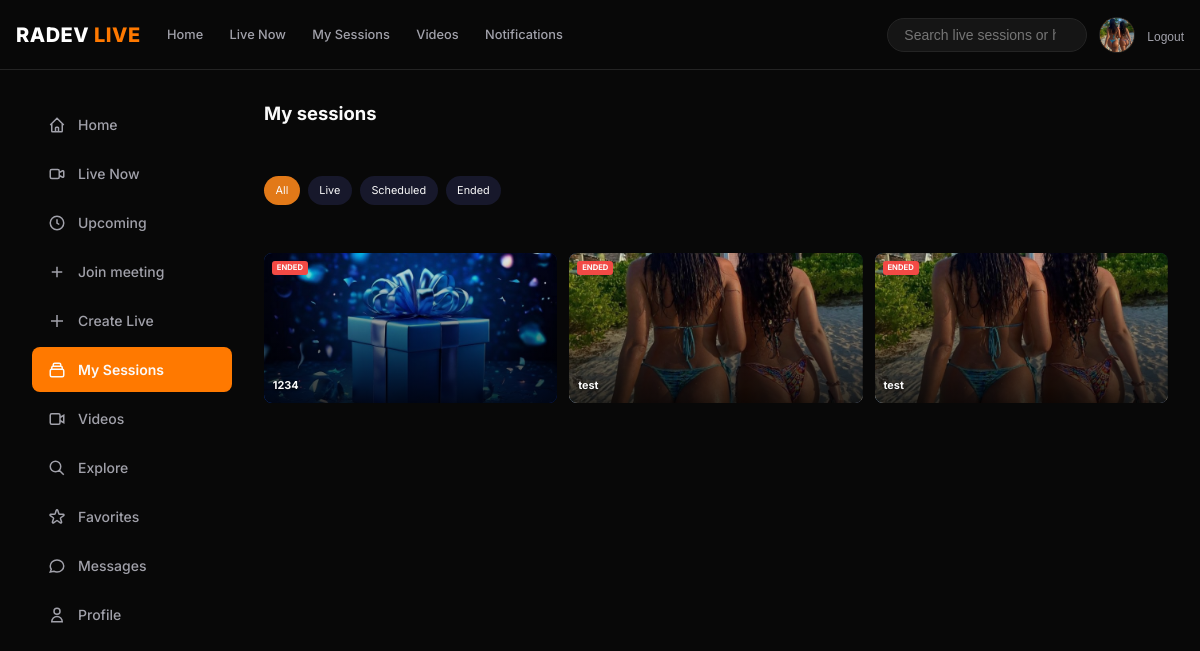
/streams/my-sessions/ (signed in), run on an earlier commit of the app's database.
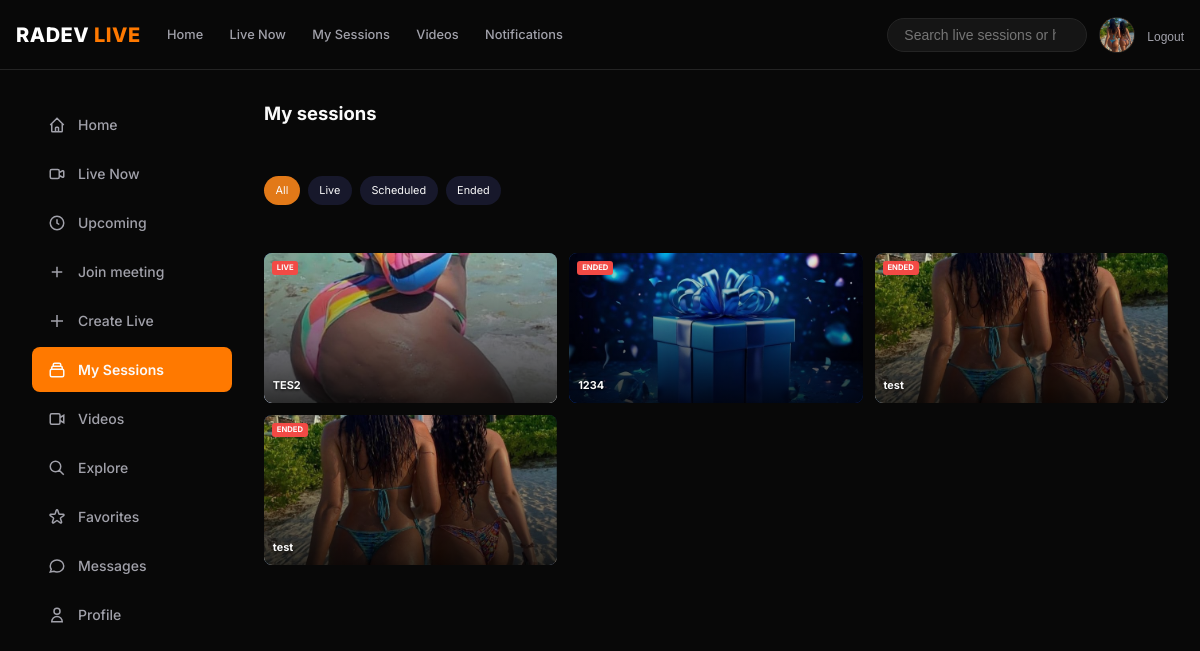
And on a later commit of the database.
### accounts/models.py (models this page shows, shortened)
class UserProfile(models.Model):
    user = models.OneToOneField(
        User,
        on_delete=models.CASCADE,
        related_name='profile'
    )
    full_name = models.CharField(max_length=150, blank=True)
    username = models.SlugField(max_length=150, unique=True, blank=True)
    bio = models.TextField(max_length=500, blank=True)
    avatar = models.ImageField(
        upload_to='profiles/',
        blank=True,
        null=True
    )
    is_host = models.BooleanField(default=False)
    is_verified = models.BooleanField(default=False)
    created_at = models.DateTimeField(auto_now_add=True)

### streaming/models.py (models this page shows, shortened)
class LiveSession(models.Model):
    CATEGORY_CHOICES = [
        ("education", "Education"),
        ("business", "Business"),
        ("entertainment", "Entertainment"),
        ("gaming", "Gaming"),
        ("technology", "Technology"),
        ("music", "Music"),
        ("fitness", "Fitness"),
        ("cooking", "Cooking"),
    ]
    VISIBILITY_CHOICES = [
        ("public", "Public"),
        ("private", "Private"),
    ]
    STATUS_CHOICES = [
        ("scheduled", "Not started"),
        ("live", "Live"),
        ("ended", "Ended"),
    ]
    PREVIEW_STATUS_CHOICES = [
        ("none", "No preview"),
        ("recording", "Recording"),
        ("processing", "Processing"),
        ("ready", "Ready"),
        ("failed", "Failed"),
        ("deleted", "Deleted"),
    ]
    host = models.ForeignKey(
        settings.AUTH_USER_MODEL,
        on_delete=models.CASCADE,
        related_name="hosted_sessions",
    )
    title = models.CharField(max_length=150)
    description = models.TextField(blank=True)
    category = models.CharField(
        max_length=20,
        choices=CATEGORY_CHOICES,
        default="education",
    )
    room_name = models.UUIDField(
        default=uuid.uuid4,
        unique=True,
        editable=False,
    )
    visibility = models.CharField(
        max_length=10,
        choices=VISIBILITY_CHOICES,
        default="public",
    )
    status = models.CharField(
        max_length=15,
        choices=STATUS_CHOICES,
        default="scheduled",
    )
    is_locked = models.BooleanField(default=False)
    chat_enabled = models.BooleanField(default=True)
    scheduled_at = models.DateTimeField(null=True, blank=True)
    participant_limit = models.PositiveIntegerField(default=50)
    thumbnail = models.ImageField(
        upload_to="stream_thumbnails/",
        null=True,
        blank=True,
    )
    preview_status = models.CharField(
        max_length=12,
        choices=PREVIEW_STATUS_CHOICES,
        default="none",
    )
    preview_egress_id = models.CharField(max_length=100, blank=True)
    preview_object_key = models.CharField(max_length=500, blank=True)
    host_recording_consented_at = models.DateTimeField(null=True, blank=True)
    created_at = models.DateTimeField(auto_now_add=True)
    started_at = models.DateTimeField(null=True, blank=True)
    ended_at = models.DateTimeField(null=True, blank=True)
    class Meta:
        ordering = ["-created_at"]

### streaming/views.py (the view)
# urls.py: path("my-sessions/", views.my_sessions, name="my_sessions"),
@login_required
def my_sessions(request):
    sessions = LiveSession.objects.filter(host=request.user)
    status = request.GET.get("status", "")
    valid_statuses = {choice[0] for choice in LiveSession.STATUS_CHOICES}
    if status in valid_statuses:
        sessions = sessions.filter(status=status)
    sessions = sessions.order_by("-created_at")
    return render(
        request,
        "streaming/my_sessions.html",
        {"sessions": sessions, "status": status},
    )

### templates/streaming/my_sessions.html (shortened to what this page needs)
{% extends "base_app.html" %}
{% block body_class %}my-sessions-view{% endblock %}
{% block content %}
<h1 class="page-title">My sessions</h1>
<div class="tabs"><a class="{% if not status %}active{% endif %}" href="{% url 'my_sessions' %}">All</a><a class="" href="?status=live">Live</a><a class="" href="?status=scheduled">Scheduled</a><a class="" href="?status=ended">Ended</a></div>
<div class="grid">
{% for session in sessions %}<a class="card" href="{% url 'session_detail' session.room_name %}" aria-label="Open {{ session.title }}">{% if session.thumbnail %}<img class="card-thumbnail" src="{{ session.thumbnail.url }}" alt="" loading="lazy">{% endif %}<span class="tag">{% if session.preview_status == "ready" %}REPLAY{% else %}{{ session.get_status_display|upper }}{% endif %}</span><span class="card-title">{{ session.title }}</span></a>{% empty %}<p class="text-muted">No sessions in this view.</p>{% endfor %}
</div>
{% endblock %}

### templates/base_app.html (shortened to what this page needs)
{% load static %}
<!DOCTYPE html>
<html lang="en">
<head>
</head>
<body class="{% block body_class %}{% endblock %}">
    <header class="topbar">
        <div class="topbar-left">
            <a href="{% url 'core:dashboard' %}" class="brand-logo">RADEV <span>LIVE</span></a>
            <nav class="nav-links">
                <a href="{% url 'core:dashboard' %}" class="{% if request.resolver_match.url_name == 'dashboard' %}active{% endif %}">Home</a>
                <a href="{% url 'explore_sessions' %}">Live Now</a>
                <a href="{% url 'my_sessions' %}">My Sessions</a>
                <a href="{% url 'video_library' %}" class="{% if request.resolver_match.url_name == 'video_library' or request.resolver_match.url_name == 'video_detail' %}active{% endif %}">Videos</a>
                <a href="{% url 'notifications' %}">Notifications</a>
            </nav>
        </div>
        <div class="topbar-right">
            <form action="{% url 'explore_sessions' %}" method="get" style="margin:0">
                <input type="search" name="q" value="{{ query }}" class="search-bar" placeholder="Search live sessions or hosts...">
            </form>
            {% if user.is_authenticated %}
            <a class="avatar" href="{% url 'profile' %}" title="{{ request.user.first_name|default:request.user.get_username }}" aria-label="Open profile">
                {% if request.user.profile.avatar %}<img src="{{ request.user.profile.avatar.url }}" alt="">{% else %}{{ request.user.first_name|default:request.user.get_username|first|upper }}{% endif %}
            </a>
            <form method="post" action="{% url 'account_logout' %}" style="margin: 0;">
                <button type="submit" style="background: none; border: none; color: var(--text-muted); cursor: pointer; font-size: 0.75rem;">Logout</button>
            </form>
            {% else %}
            <a href="{% url 'account_login' %}" style="font-size:.75rem;color:var(--text-muted)">Log in</a>
            {% endif %}
        </div>
    </header>
    <div class="page-container">
        <aside class="sidebar">
            <a href="{% url 'core:dashboard' %}" class="sidebar-item mobile-nav-item mobile-home {% if request.resolver_match.url_name == 'dashboard' %}active{% endif %}">
                <svg width="18" height="18" fill="none" stroke="currentColor" stroke-width="2" viewBox="0 0 24 24"><path d="M3 12l2-2m0 0l7-7 7 7M5 10v10a1 1 0 001 1h3m10-11l2 2m-2-2v10a1 1 0 01-1 1h-3m-6 0a1 1 0 001-1v-4a1 1 0 011-1h2a1 1 0 011 1v4a1 1 0 001 1m-6 0h6"/></svg>
                Home
            </a>
            <a href="{% url 'explore_sessions' %}" class="sidebar-item {% if request.resolver_match.url_name == 'explore_sessions' %}active{% endif %}">
                <svg width="18" height="18" fill="none" stroke="currentColor" stroke-width="2" viewBox="0 0 24 24"><path d="M15 10l4.553-2.276A1 1 0 0121 8.618v6.764a1 1 0 01-1.447.894L15 14M5 18h8a2 2 0 002-2V8a2 2 0 00-2-2H5a2 2 0 00-2 2v8a2 2 0 002 2z"/></svg>
                Live Now
            </a>
            <a href="{% url 'upcoming_sessions' %}" class="sidebar-item {% if request.resolver_match.url_name == 'upcoming_sessions' %}active{% endif %}">
                <svg width="18" height="18" fill="none" stroke="currentColor" stroke-width="2" viewBox="0 0 24 24"><circle cx="12" cy="12" r="9"/><path d="M12 7v5l3 2"/></svg>
                Upcoming
            </a>
            <a href="{% url 'join_meeting' %}" class="sidebar-item {% if request.resolver_match.url_name == 'join_meeting' %}active{% endif %}">
                <svg width="18" height="18" fill="none" stroke="currentColor" stroke-width="2" viewBox="0 0 24 24"><path d="M12 5v14m7-7H5"/></svg>
                Join meeting
            </a>
            <a href="{% url 'create_session' %}" class="sidebar-item mobile-nav-item mobile-go-live {% if request.resolver_match.url_name == 'create_session' %}active{% endif %}">
                <svg width="18" height="18" fill="none" stroke="currentColor" stroke-width="2" viewBox="0 0 24 24"><path d="M12 4v16m8-8H4"/></svg>
                <span class="desktop-nav-label">Create Live</span><span class="mobile-nav-label">Go Live</span>
            </a>
            <a href="{% url 'my_sessions' %}" class="sidebar-item {% if request.resolver_match.url_name == 'my_sessions' %}active{% endif %}">
                <svg width="18" height="18" fill="none" stroke="currentColor" stroke-width="2" viewBox="0 0 24 24"><path d="M19 11H5m14 0a2 2 0 012 2v6a2 2 0 01-2 2H5a2 2 0 01-2-2v-6a2 2 0 012-2m14 0V9a2 2 0 00-2-2M5 11V9a2 2 0 012-2m0 0V5a2 2 0 012-2h6a2 2 0 012 2v2M7 7h10"/></svg>
                My Sessions
            </a>
            <a href="{% url 'video_library' %}" class="sidebar-item {% if request.resolver_match.url_name == 'video_library' or request.resolver_match.url_name == 'video_detail' %}active{% endif %}">
                <svg width="18" height="18" fill="none" stroke="currentColor" stroke-width="2" viewBox="0 0 24 24"><rect x="3" y="5" width="13" height="14" rx="2"/><path d="m16 10 5-3v10l-5-3"/></svg>
                Videos
            </a>
            <a href="{% url 'explore_sessions' %}" class="sidebar-item mobile-nav-item mobile-explore {% if request.resolver_match.url_name == 'explore_sessions' %}active{% endif %}">
                <svg width="18" height="18" fill="none" stroke="currentColor" stroke-width="2" viewBox="0 0 24 24"><path d="M21 21l-6-6m2-5a7 7 0 11-14 0 7 7 0 0114 0z"/></svg>
                Explore
            </a>
            <a href="{% url 'favorites' %}" class="sidebar-item {% if request.resolver_match.url_name == 'favorites' %}active{% endif %}">
                Favorites
            </a>
            <a href="{% url 'messages' %}" class="sidebar-item mobile-nav-item mobile-inbox {% if request.resolver_match.url_name == 'messages' %}active{% endif %}">
                <svg width="18" height="18" fill="none" stroke="currentColor" stroke-width="2" viewBox="0 0 24 24"><path d="M8 12h.01M12 12h.01M16 12h.01M21 12c0 4.418-4.03 8-9 8a9.863 9.863 0 01-4.255-.949L3 20l1.395-3.72C3.512 15.042 3 13.574 3 12c0-4.418 4.03-8 9-8s9 3.582 9 8z"/></svg>
                <span class="desktop-nav-label">Messages</span><span class="mobile-nav-label">Inbox</span>
            </a>
            <a href="{% url 'profile' %}" class="sidebar-item mobile-nav-item mobile-profile {% if request.resolver_match.url_name == 'profile' %}active{% endif %}">
                <svg width="18" height="18" fill="none" stroke="currentColor" stroke-width="2" viewBox="0 0 24 24"><path d="M16 7a4 4 0 11-8 0 4 4 0 018 0zM12 14a7 7 0 00-7 7h14a7 7 0 00-7-7z"/></svg>
                Profile
            </a>
        </aside>
        <main class="main-feed">
            {% block content %}{% endblock %}
        </main>
    </div>
</body>
</html>

What changed in the data, as far as the page shows it:
added LiveSession: thumbnail (picture), status "LIVE", title "TES2"
